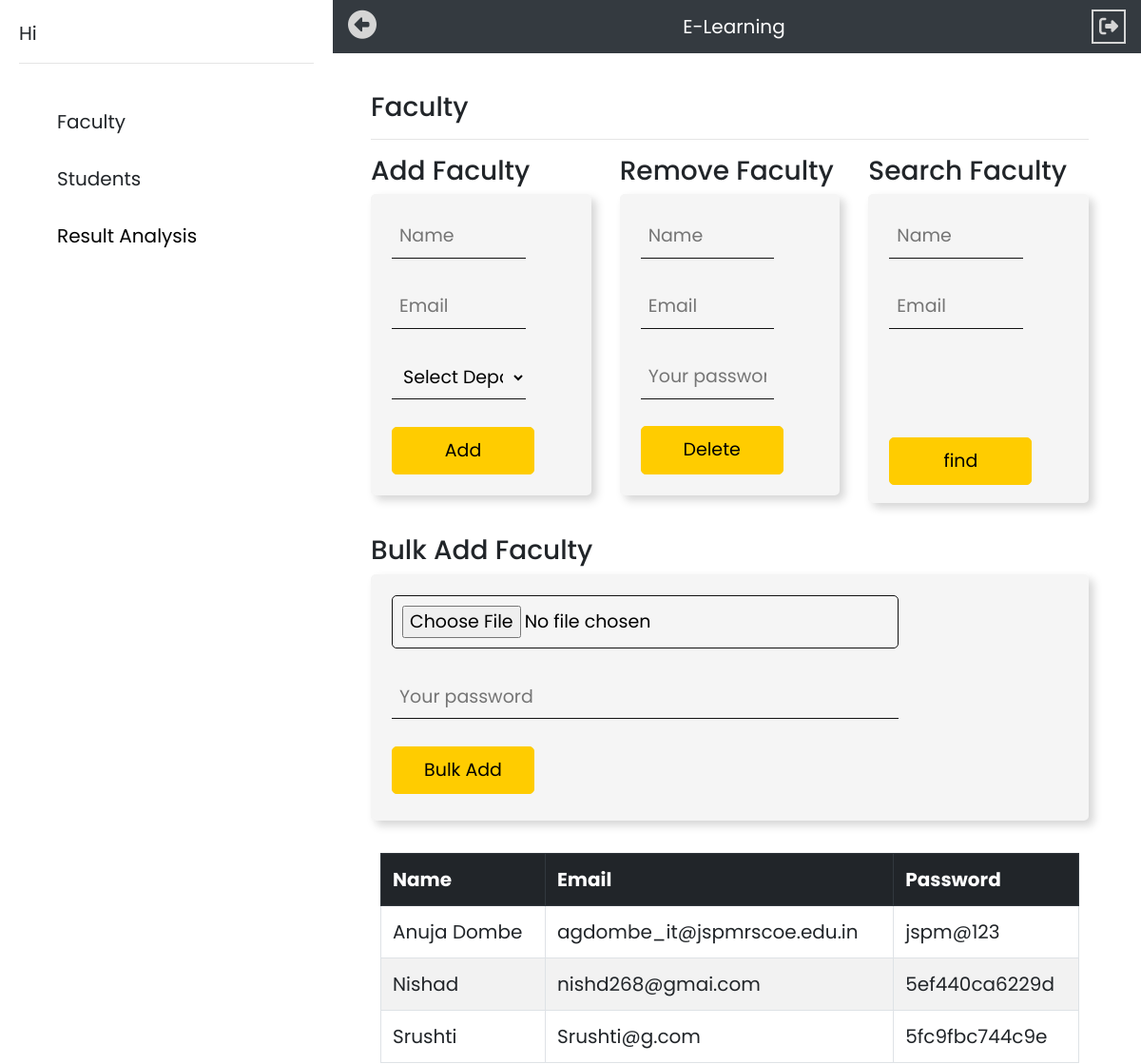
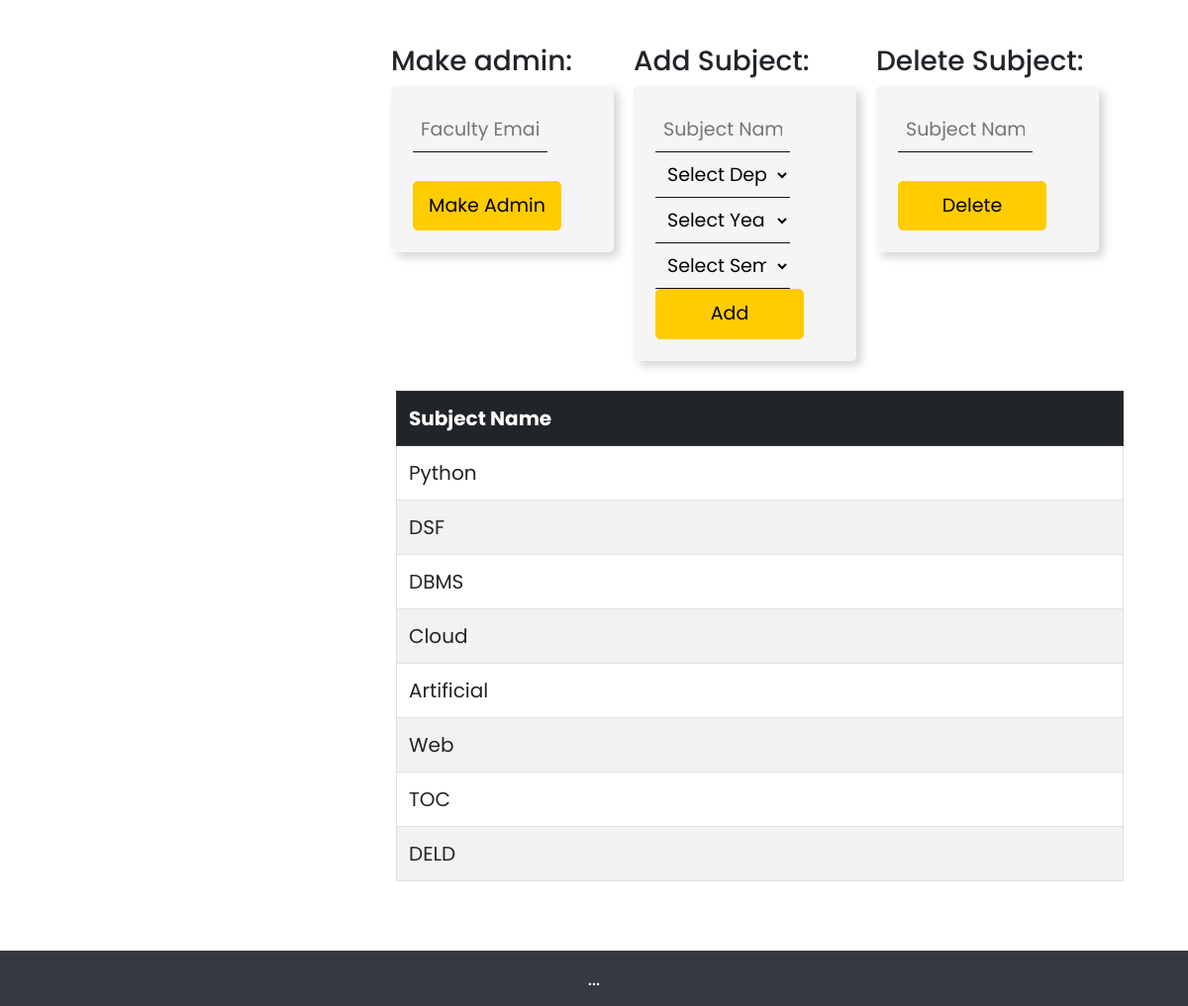
/Admin/admin.php, run on the app's committed database (2 pictures, top to bottom).
### tables this page shows
CREATE TABLE `user` (
  `name` text NOT NULL,
  `email` varchar(255) NOT NULL,
  `pass` text NOT NULL,
  `pos` varchar(3) NOT NULL,
  `dept` varchar(255) NOT NULL,
  `year` varchar(255) NOT NULL
);

CREATE TABLE `subjects` (
  `subject_Id` int(11) NOT NULL,
  `subject` varchar(255) NOT NULL,
  `year` varchar(3) NOT NULL,
  `dept` varchar(255) NOT NULL,
  `sem` int(11) NOT NULL
);

### Admin/adminFaculty.php (the view, shortened to what this page needs)
     <div id="faculty" style="display: none;">
      <h3>Faculty</h3>
      <hr>
      <div class="row">
        <div class="col adminpad">
          <h3>Add Faculty</h3>
              <form method='POST' action='admin.php' class="fc">
                  <input type="text" name="name" placeholder="Name"><br><br>
                  <input type="email" name="email" placeholder="Email"><br><br>
                    <select name="dept" id="dept">
                      <option value="">Select Department</option>
                    </select><br><br>
                  <input type="submit" name="addfaculty" value="Add">&nbsp;&nbsp;&nbsp;
               </form>
        </div>
        <div class="col adminpad">
          <h3>Remove Faculty</h3>
              <form method='POST' action='admin.php' class="fc">
                  <input type="text" name="name" placeholder="Name"><br><br>
                  <input type="email" name="email" placeholder="Email"><br><br>
                  <input type="password" name="password" placeholder="Your password"><br><br>
                  <input type="submit" name="delfaculty" value="Delete">
               </form>
        </div>
        <div class="col adminpad">
          <h3>Search Faculty</h3>
              <div class="fc" style="height: 88%;">
              <form method='POST' action='admin.php'>
                  <input type="text" name="name" placeholder="Name"><br><br>
                  <input type="email" name="email" placeholder="Email" id="find"><br><br><br>
                  <br><br>
                  <input type="submit" name="findteacher" value="find">
              </form>
                </div>
        </div>
        <div class="col adminpad">
          <h3>Bulk Add Faculty</h3>
              <form method='POST' action='admin.php' class="fc" style="height: 88%;" enctype='multipart/form-data'>
                  <input type="file" name="fl"><br><br>
                  <input type="password" name="password" placeholder="Your password"><br><br>
                  <input type="submit" name="bulkaddfaculty" value="Bulk Add">
               </form>
        </div>
   </div>
    <div class="table-responsive pad">
    <table class="table table-bordered  table-striped">
      <tr class="thead-dark"><th>Name</th><th>Email</th><th>Password</th></tr>
      <?php
         $q="SELECT * FROM user WHERE pos='T' ORDER BY name asc";
         $run=mysqli_query($conn,$q);
         while($row=mysqli_fetch_assoc($run))
         {
         echo "<tr><td>".$row['name']."</td>
         <td>".$row['email']."</td>
         <td>".$row['pass']."</td>
          <input type='hidden' name='em' value='".$row['email']."'>";
       }
      ?>
    </table>
  </div>
  <div class="row pad" style="width: 100%; ">
      <div class="col-lg-4 sm-12 md-12 pad">
      <span><h3>Make admin:</h3></span>
      <form class="fc" method="post" action="admin.php"><input type="email" name="email" placeholder="Faculty Email"><br><br><input type="submit" name="mkadmin" value="Make Admin"></form>  </div>
      <div class="col-lg-4 sm-12 md-12 pad">
      <span><h3>Add Subject:</h3></span>
      <form class="fc" method="post" action="admin.php">
        <input type="text" name="sub" placeholder="Subject Name">
        <select name="dept" id="dept">
            <option value="">Select Department</option>
        </select>
        <select name="year" id="year">
          <option value="" disabled selected>Select Year</option>
      </select>
      <select name="sem" id="sem">
      <option value="" disabled selected>Select Semester</option>
      </select>
        <input type="submit" name="addsub" value="Add">
      </form>  </div>
      <div class="col-lg-4 sm-12 md-12 pad">
      <span><h3>Delete Subject:</h3></span>
      <form class="fc" method="post" action="admin.php"><input type="text" name="sub" placeholder="Subject Name"><br><br><input type="submit" name="delsub" value="Delete"></form>  </div>
    </div>
 <div class="table-responsive pad">
    <table class="table table-bordered  table-striped">
      <tr class="thead-dark"><th>Subject Name</th></tr>
      <?php
         $q="SELECT * FROM subjects";
         $run=mysqli_query($conn,$q);
         while($row=mysqli_fetch_assoc($run))
         {
         echo "<tr><td>".$row['subject']."</td>";
         }
      ?>
    </table>
  </div>
  </div>
</div>

### style.php (style rules this page uses)
body { font-family: 'Poppins', sans-serif; font-size: 20px; -webkit-user-select: none; -moz-user-select: none; -ms-user-select: none; user-select: none; }
.adminpad { padding-bottom:30px; }
.pad { padding: 10px; }
.fc { padding: 20px; background-color: #f5f5f5; border-radius: 5px; border:2px solid #f5f5f5; box-shadow: 5px 5px 10px #d5d5d5; font-size:19px; }
.fc input,select { border:none; border-bottom: 1px solid #121212; background-color:#f5f5f5; padding: 8px; width:75%; display: inline-block; }
.fc input[type=submit] { background-color:#ffcc00 !important; border:1px solid #ffcc00 !important; color: black !important; padding: 10px; border-radius: 5px; width: 150px; }
.fc input[type=file] { background-color:#f5f5f5 !important; border:1px solid #121212 !important; color: black !important; padding: 10px; border-radius: 5px; }

### data on the page
user: name "Anuja Dombe", email "agdombe_it@jspmrscoe.edu.in", pass "jspm@123"
user: name "Nishad", email "nishd268@gmai.com", pass "5ef440ca6229d"
user: name "Srushti", email "Srushti@g.com", pass "5fc9fbc744c9e"
subjects: subject "Python"
subjects: subject "DSF"
subjects: subject "DBMS"
subjects: subject "Cloud"
subjects: subject "Artificial"
subjects: subject "Web"
subjects: subject "TOC"
subjects: subject "DELD"
